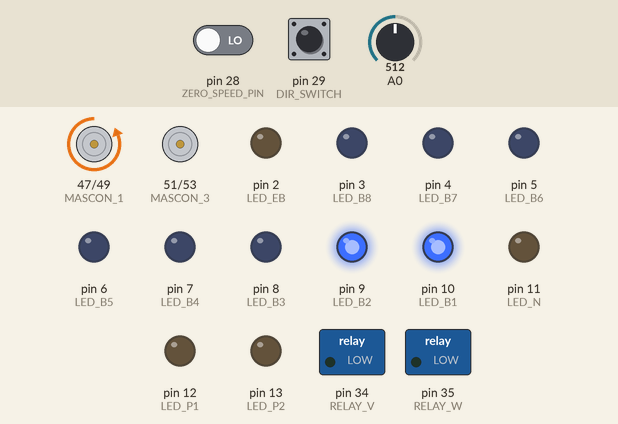
Bench run of a sketch on a simulated Arduino Mega 2560, built with avr-gcc and run on an emulated ATmega2560. Shown: motor-driver pin pairs drawn as motors (green arrow = first pin HIGH = forward, orange = second pin HIGH = backward, longer = more drive), switched loads named in the sketch (green lamp = pin HIGH), output pins drawn as LEDs (lit = HIGH). The inputs (shaded band) are chosen by the test bench; at power-on: A0 = 512, pin 28 (ZERO_SPEED_PIN) LOW, pin 29 (DIR_SWITCH) HIGH.

Above: at 1.2 s.
1.3 s: A0 set to 539
2.8 s: A0 set to 554
At 3.9 s:
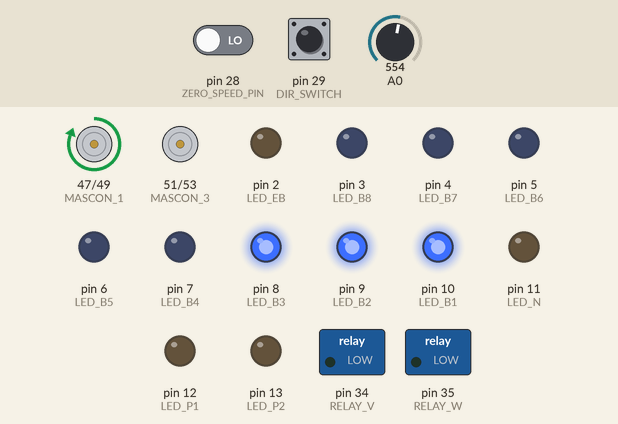
4.3 s: pin 28 (ZERO_SPEED_PIN) driven HIGH
At 5.2 s:
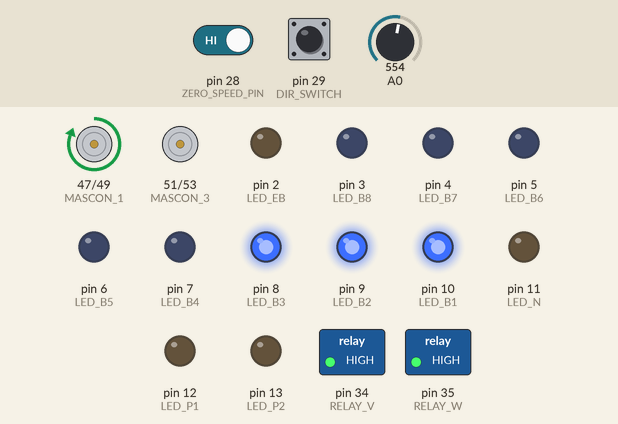
5.8 s: A0 set to 511
At 6.5 s:
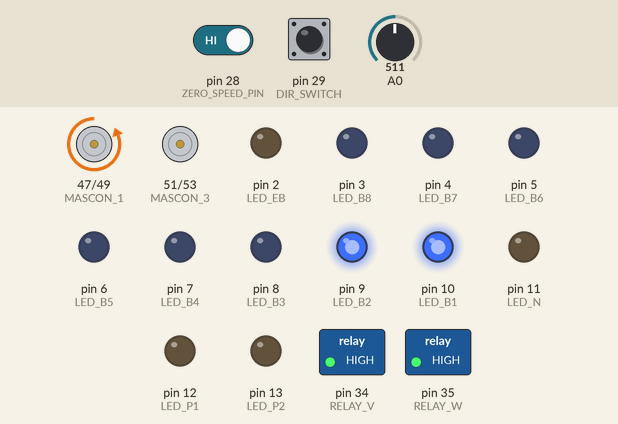
7.3 s: A0 set to 485
8.8 s: A0 set to 468
At 10.2 s:
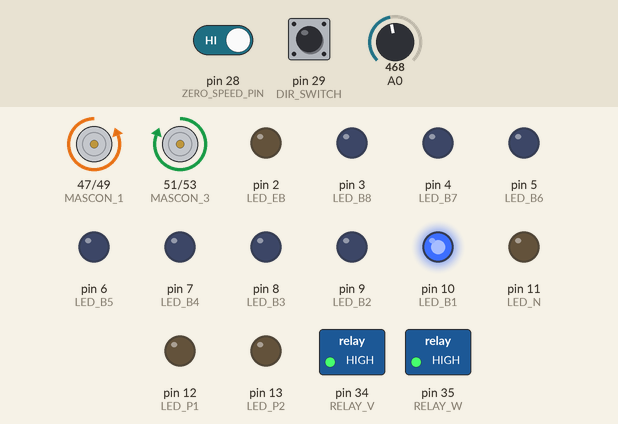
Timing chart, 0 to 40.4 s (numbered marks = the images above; inputs shaded):
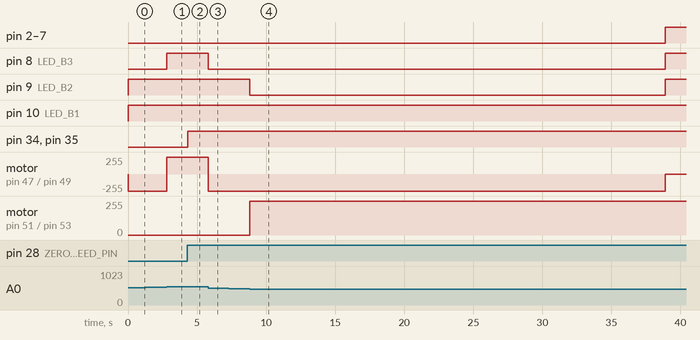

The sketch:

mascon_controller_0131.ino
```cpp
#include <Arduino_FreeRTOS.h>


#define MASCON_1 47
#define MASCON_2 49
#define MASCON_3 51
#define MASCON_4 53

#define KEY_SWITCH    30
#define DEADMAN_RESET 31
#define BUZZER        32

#define ZERO_SPEED_PIN 28

#define DIR_SWITCH 29
#define RELAY_U    33
#define RELAY_V    34
#define RELAY_W    35

#define LED_EB 2
#define LED_B8 3
#define LED_B7 4
#define LED_B6 5
#define LED_B5 6
#define LED_B4 7
#define LED_B3 8
#define LED_B2 9
#define LED_B1 10
#define LED_N  11
#define LED_P1 12
#define LED_P2 13
#define LED_P3 48
#define LED_P4 50
#define LED_P5 52

const int DEADMAN_TIME = 1000 * 30;

int pre_level = -1;
int level_change_time = 0;
int last_dir_switch_state = -1; //마지막 스위치 상태

void setup() {
  Serial.begin(9600);

  pinMode(KEY_SWITCH, INPUT);
  pinMode(DEADMAN_RESET, INPUT);

  pinMode(ZERO_SPEED_PIN, INPUT); // 속도가 0인지 체크

  pinMode(DIR_SWITCH, INPUT_PULLUP);
  pinMode(RELAY_U, OUTPUT);
  pinMode(RELAY_V, OUTPUT);
  pinMode(RELAY_W, OUTPUT);

  digitalWrite(RELAY_U, LOW);
  digitalWrite(RELAY_V, LOW);
  digitalWrite(RELAY_W, LOW);

  pinMode(MASCON_1, OUTPUT);
  pinMode(MASCON_2, OUTPUT);
  pinMode(MASCON_3, OUTPUT);
  pinMode(MASCON_4, OUTPUT);

  pinMode(LED_EB, OUTPUT);
  pinMode(LED_B8, OUTPUT);
  pinMode(LED_B7, OUTPUT);
  pinMode(LED_B6, OUTPUT);
  pinMode(LED_B5, OUTPUT);
  pinMode(LED_B4, OUTPUT);
  pinMode(LED_B3, OUTPUT);
  pinMode(LED_B2, OUTPUT);
  pinMode(LED_B1, OUTPUT);
  pinMode(LED_N,  OUTPUT);
  pinMode(LED_P1, OUTPUT);
  pinMode(LED_P2, OUTPUT);
  pinMode(LED_P3, OUTPUT);
  pinMode(LED_P4, OUTPUT);
  pinMode(LED_P5, OUTPUT);
}

void loop() {
  int inputValue = analogRead(A0);

  // Check level
  int level = inputValue / (1024 / 15.0);
  level = (level < 0) ? 0 : (level > 14 ? 14 : level); // clamp to [0, 14]

  // If level changed
  if (level != pre_level) {
    pre_level = level;
    level_change_time = millis();
  }

  //추가 부분
  int current_dir_switch = digitalRead(DIR_SWITCH);
  int is_zero_speed = digitalRead(ZERO_SPEED_PIN);

  if (current_dir_switch != last_dir_switch_state && is_zero_speed == HIGH) {


    last_dir_switch_state = current_dir_switch;

    digitalWrite(RELAY_U, LOW);

    if (current_dir_switch == HIGH) {
      digitalWrite(RELAY_V, HIGH);
      digitalWrite(RELAY_W, HIGH);
    } else {
      digitalWrite(RELAY_V, LOW);
      digitalWrite(RELAY_W, LOW);
    }
  }

  // Check Deadman
  if (millis() - level_change_time >= DEADMAN_TIME) {
    level = 14;
  }

  // Control led
  mascon_led_control(level);
  throttle_led(level);
  // throttle_led_control(true, true, true, true, true, true, true, true, true, true, true, true, true, true, true);

  delay(100);
}

void throttle_led(int level) {
  switch (level) {
    case 0:
      throttle_led_control(false, false, false, false, false, false, false, false, false, false, true, true, true, true, true);
      break;

    case 1:
      throttle_led_control(false, false, false, false, false, false, false, false, false, false, true, true, true, true, false);
      break;

    case 2:
      throttle_led_control(false, false, false, false, false, false, false, false, false, false, true, true, true, false, false);
      break;

    case 3:
      throttle_led_control(false, false, false, false, false, false, false, false, false, false, true, true, false, false, false);
      break;

    case 4:
      throttle_led_control(false, false, false, false, false, false, false, false, false, false, true, false, false, false, false);
      break;

    case 5:
      throttle_led_control(false, false, false, false, false, false, false, false, false, true, false, false, false, false, false);
      break;

    case 6:
      throttle_led_control(false, false, false, false, false, false, false, false, true, false, false, false, false, false, false);
      break;

    case 7:
      throttle_led_control(false, false, false, false, false, false, false, true, true, false, false, false, false, false, false);
      break;

    case 8:
      throttle_led_control(false, false, false, false, false, false, true, true, true, false, false, false, false, false, false);
      break;

    case 9:
      throttle_led_control(false, false, false, false, false, true, true, true, true, false, false, false, false, false, false);
      break;

    case 10:
      throttle_led_control(false, false, false, false, true, true, true, true, true, false, false, false, false, false, false);
      break;

    case 11:
      throttle_led_control(false, false, false, true, true, true, true, true, true, false, false, false, false, false, false);
      break;

    case 12:
      throttle_led_control(false, false, true, true, true, true, true, true, true, false, false, false, false, false, false);
      break;

    case 13:
      throttle_led_control(false, true, true, true, true, true, true, true, true, false, false, false, false, false, false);
      break;

    case 14:
      throttle_led_control(true, true, true, true, true, true, true, true, true, false, false, false, false, false, false);
      break;

    default:
      throttle_led_control(true, true, true, true, true, true, true, true, true, true, true, true, true, true, true);
      break;
  }
}

void throttle_led_control(
  bool eb, bool b8, bool b7, bool b6, bool b5,
  bool b4, bool b3, bool b2, bool b1, bool n,
  bool p1, bool p2, bool p3, bool p4, bool p5
  ) {
  digitalWrite(LED_EB,  eb  ? HIGH : LOW);
  digitalWrite(LED_B8,  b8  ? HIGH : LOW);
  digitalWrite(LED_B7,  b7  ? HIGH : LOW);
  digitalWrite(LED_B6,  b6  ? HIGH : LOW);
  digitalWrite(LED_B5,  b5  ? HIGH : LOW);
  digitalWrite(LED_B4,  b4  ? HIGH : LOW);
  digitalWrite(LED_B3,  b3  ? HIGH : LOW);
  digitalWrite(LED_B2,  b2  ? HIGH : LOW);
  digitalWrite(LED_B1,  b1  ? HIGH : LOW);
  digitalWrite(LED_N,   n   ? HIGH : LOW);
  digitalWrite(LED_P1,  p1  ? HIGH : LOW);
  digitalWrite(LED_P2,  p2  ? HIGH : LOW);
  digitalWrite(LED_P3,  p3  ? HIGH : LOW);
  digitalWrite(LED_P4,  p4  ? HIGH : LOW);
  digitalWrite(LED_P5,  p5  ? HIGH : LOW);
}

void mascon_led_control(int level) {
  digitalWrite(MASCON_1, (level & 0x8) ? HIGH : LOW);
  digitalWrite(MASCON_2, (level & 0x4) ? HIGH : LOW);
  digitalWrite(MASCON_3, (level & 0x2) ? HIGH : LOW);
  digitalWrite(MASCON_4, (level & 0x1) ? HIGH : LOW);
}
```

Measured:
- the behaviour switches between 546 and 547 on A0 (found by bisection; images 0 and 1)
- the behaviour switches between 478 and 477 on A0 (found by bisection; images 3 and 4)
- after the input at 1.3 s, every drawn part: stays the same
- after the input at 2.8 s, pin 8 (LED_B3): LOW → HIGH at once; motor on pin 47 (MASCON_1) / pin 49 (MASCON_2): backward 255/255 → forward 255/255 at once
- after the input at 4.3 s, pin 34 (RELAY_V), pin 35 (RELAY_W): LOW → HIGH at once
- after the input at 5.8 s, pin 8 (LED_B3): HIGH → LOW at once; motor on pin 47 (MASCON_1) / pin 49 (MASCON_2): forward 255/255 → backward 255/255 at once
- after the input at 7.3 s, every drawn part: stays the same
- after the input at 8.8 s, pin 2 (LED_EB), pin 3 (LED_B8): LOW → HIGH after 30.1 s instead of 27.1 s
